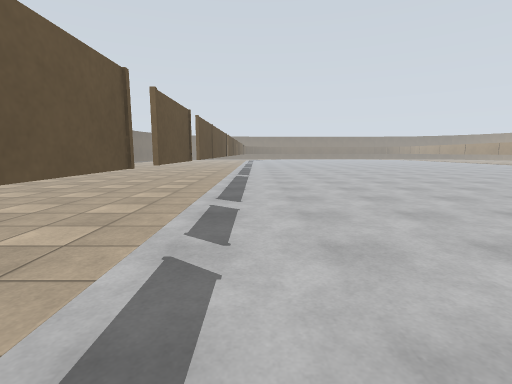
View 1 (above)

23 first-person views from a walk through a world built for the Gazebo simulator. The camera is 1.2 m above the floor, tilts 8° down and sees 85° across. The floor is counted in squares, 1 m on a side. Each view is taken from the middle of a square. On the plan, view 1 faces up. The plan holds only what a view shows up to about 12 squares ahead; the rest is blank. The place goes on beyond the plan.

View 2
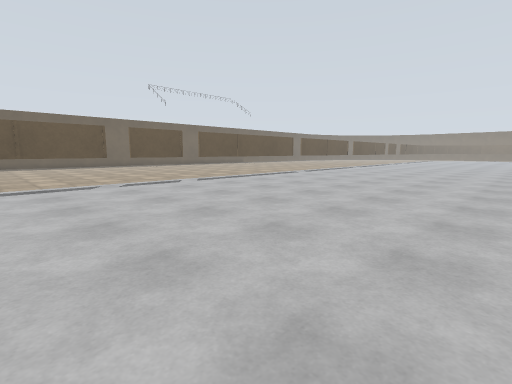

View 3
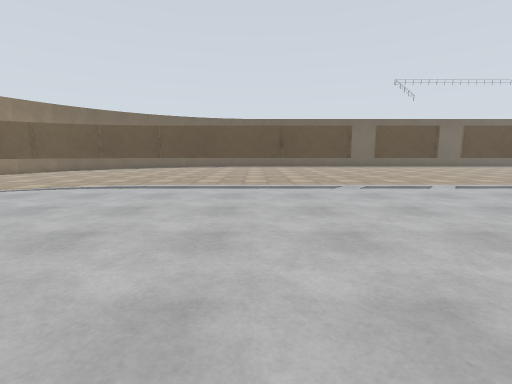

View 4
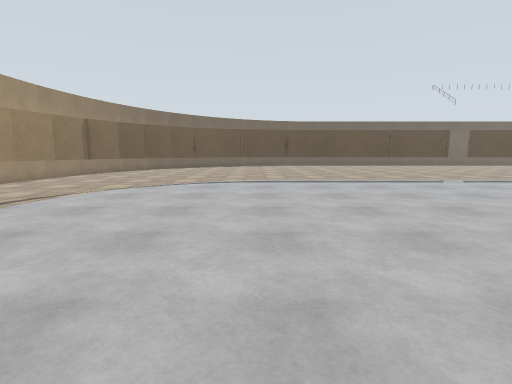

View 5
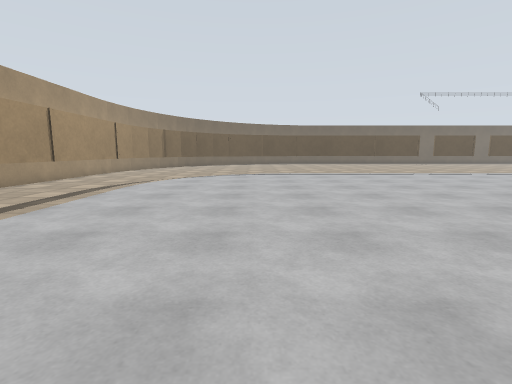

View 6
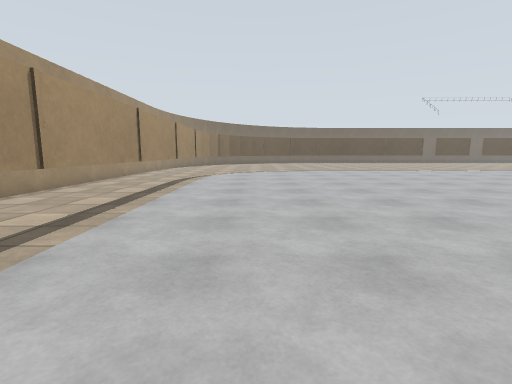

View 7
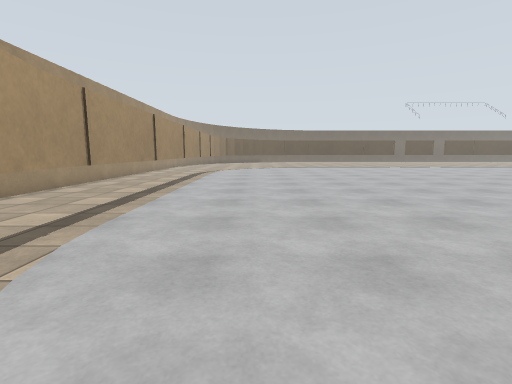

View 8
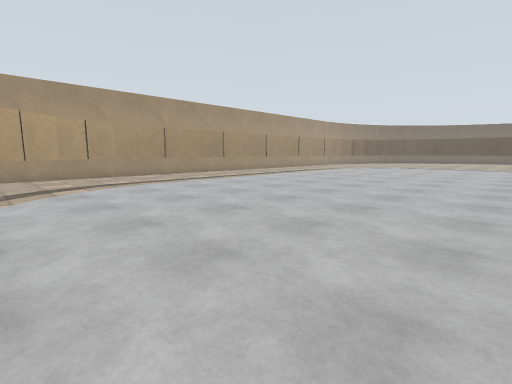

View 9
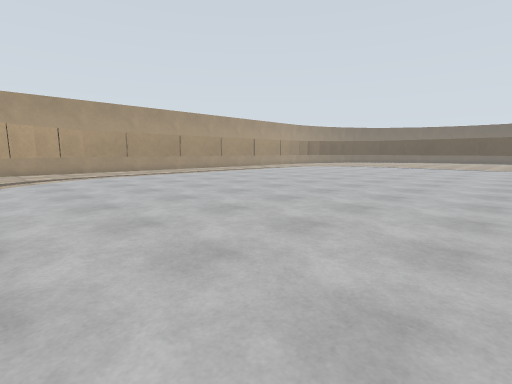

View 10
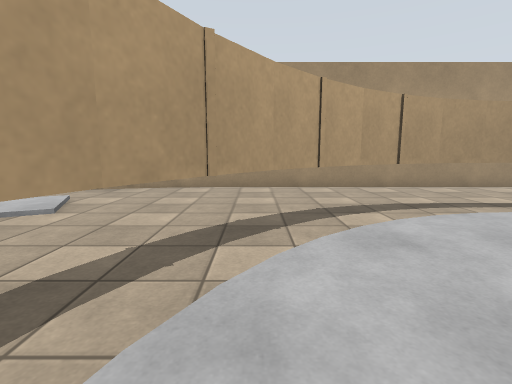

View 11
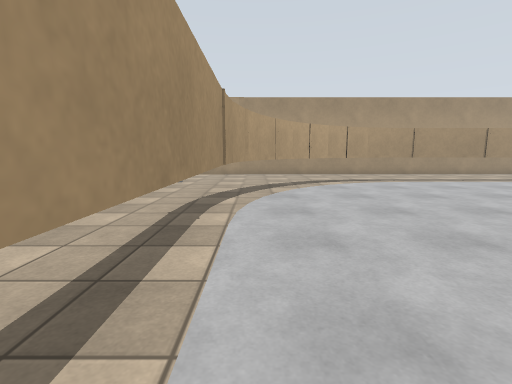

View 12
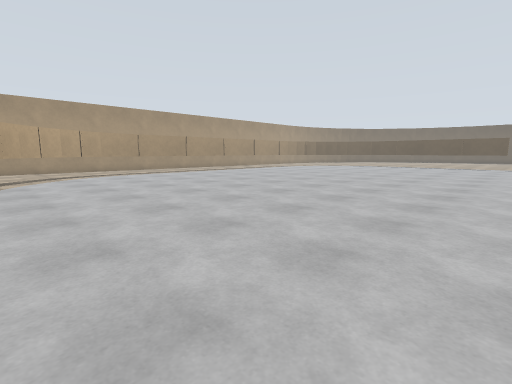

View 13
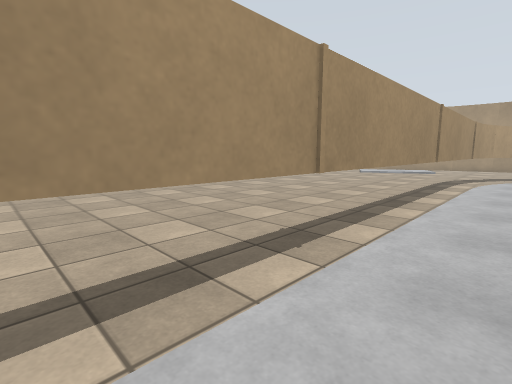

View 14
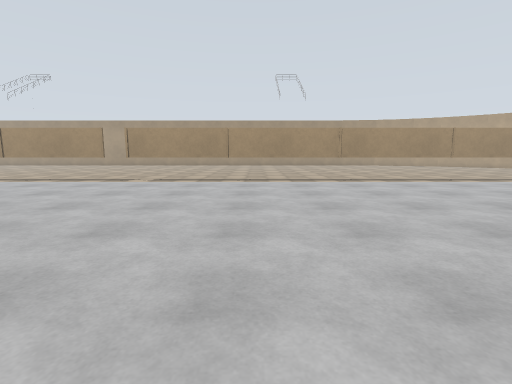

View 15
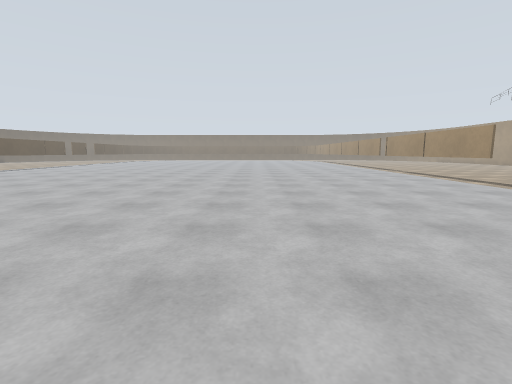

View 16
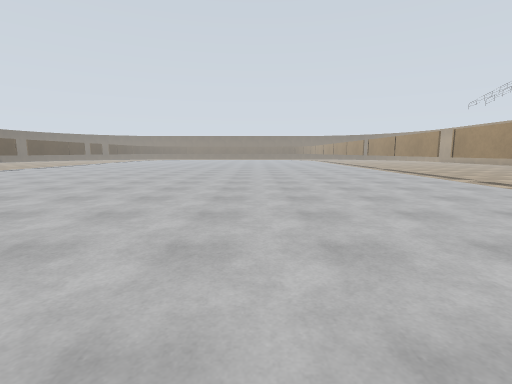

View 17
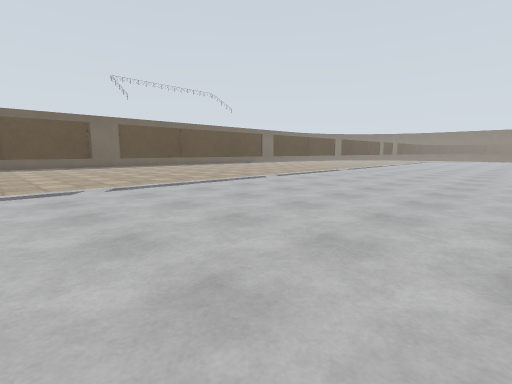

View 18
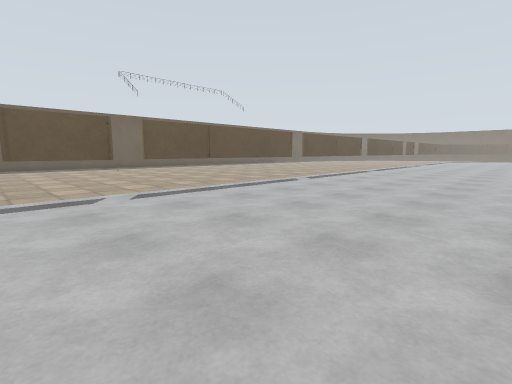

View 19
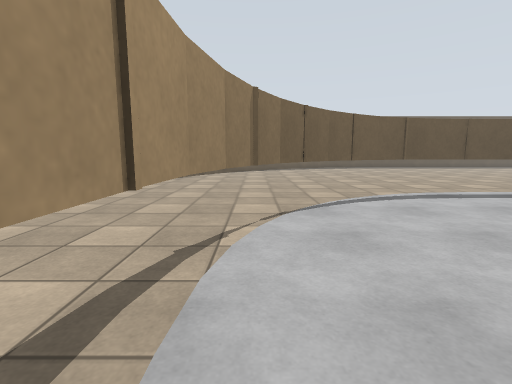

View 20
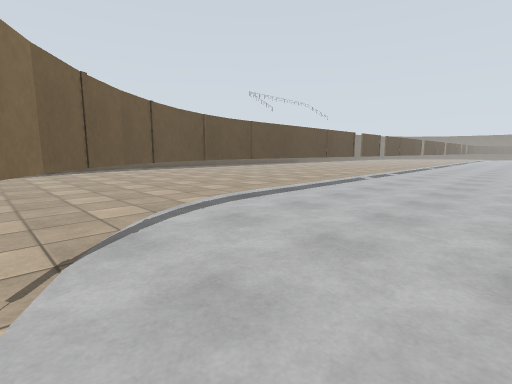

View 21
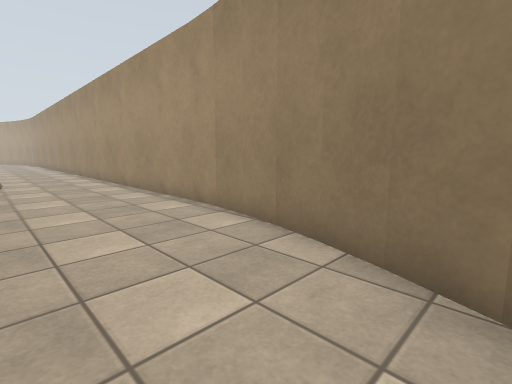

View 22
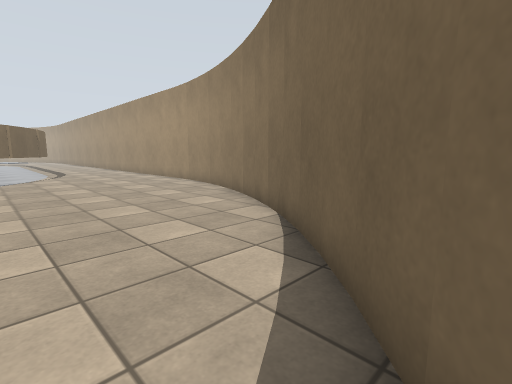

View 23
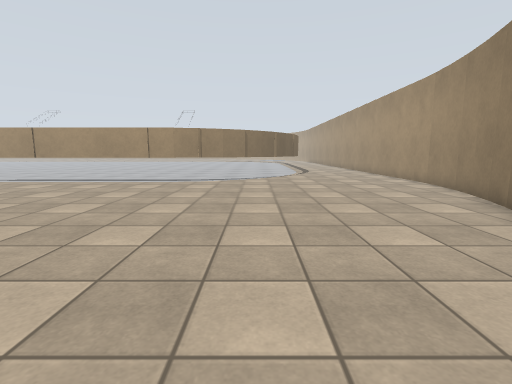

### Floor plan
Key: @ floor where view 1 was taken; # wall or solid block; x gap in a wall; . floor; T thing the floor can be seen under or through.
Columns run from 13 left of view 1 to 26 right of it. Each row starts with its distance up from view 1.
 17                 ......................#.
 16                .......................#.
 15               ........................x
 14              .........................x.
 13             #.........................#.
 12     ........#.........................#
 11     ........#.........................#
 10     .......#..........................#
  9      .......#.........................#
  8      ......#..........................#.
  7       ................................T.
  6      .......T........... .............T.
  5      .......T...........  ............T.
  4          .............................T.
  3          ...T.........................T.
  2         ....T.........................T.
  1         ...T..........................T.
  0         ....T@........................T.
 -1        .....T.........................T.
 -2       ......T.........................T.
 -3      .......T.........................T.
 -4     ........T.........................T.
 -5    .........T........................T..
 -6   ..........T........................T..
 -7  ...........T........................T..
 -8 .............T......................T...
 -9 #.............T....................T....
-10 ##.............TT................TT.....
-11  ##..............TTTTTTTTTTTTTTTT.......
-12   ##....................................
-13    ###..................................
-14      ####...............................
-15         ################################

Positions as (right, up) in squares from view 1, and headings:
1: (0, 0), facing up
2: (10, 0), facing up-left
3: (9, 0), facing left
4: (11, -5), facing left
5: (15, -6), facing left
6: (18, -8), facing left
7: (22, -8), facing left
8: (23, 0), facing down-left
9: (23, 4), facing down-left
10: (23, -5), facing down
11: (24, 1), facing down
12: (24, 5), facing down-left
13: (23, 8), facing down-right
14: (13, 9), facing right
15: (16, 5), facing up
16: (16, 2), facing up
17: (9, 4), facing up-left
18: (7, 4), facing up-left
19: (7, -10), facing left
20: (5, -10), facing up-left
21: (-7, -11), facing down-right
22: (-13, -8), facing down-right
23: (-13, -8), facing right
